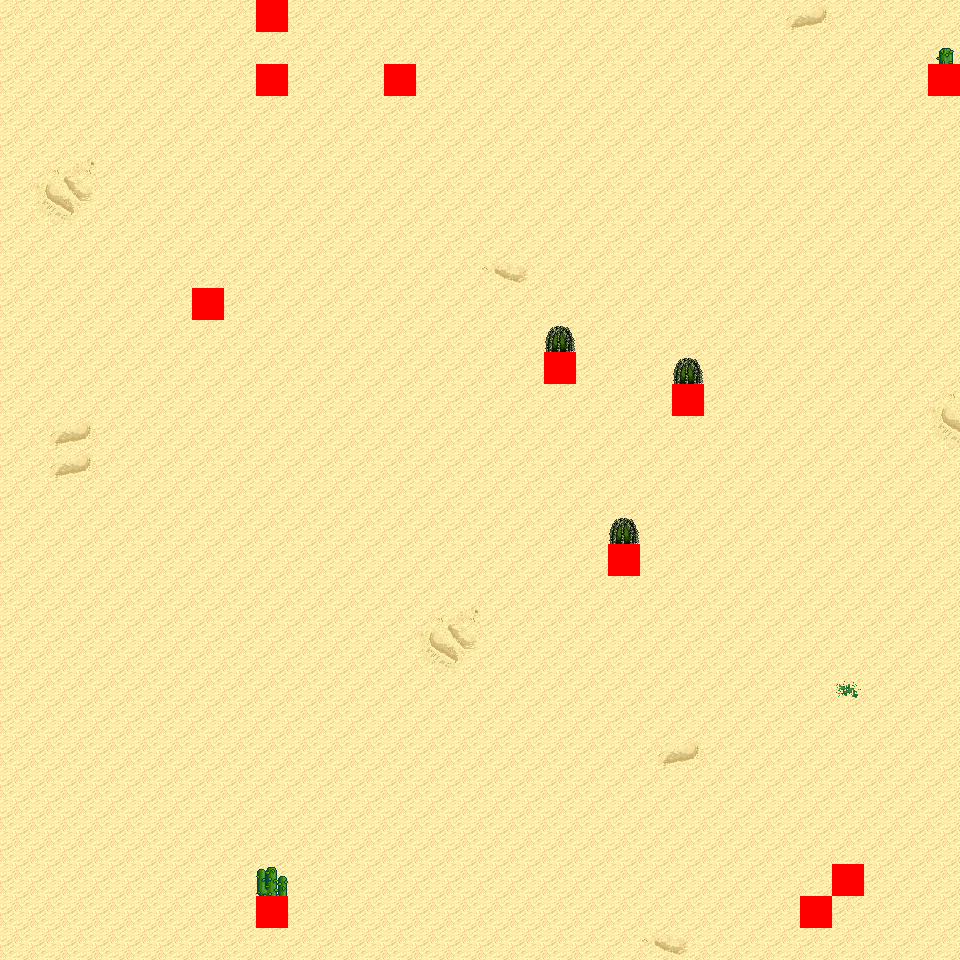

Below is a game level as drawn by its tile map, then a one-line description and the .tmx that defines it (tile-layer data replaced by summaries):
An orthogonal 30x30 tile map with 32x32 px tiles, 6 tile layers (Ground, Object, Object2, Above, ...), 12 tilesets and 6 objects (6x mapExit).

<map version="1.0" orientation="orthogonal" renderorder="right-down" width="30" height="30" tilewidth="32" tileheight="32" nextobjectid="7">
  <tileset firstgid="1" name="tileset_logic_collision" tilewidth="32" tileheight="32" tilecount="1" columns="1">
    <image source="../drawable/tileset_logic_collision.png" width="32" height="32" />
  </tileset>
  <tileset firstgid="2" name="tileset_ground_ground" tilewidth="32" tileheight="32" tilecount="33" columns="3">
    <image source="../drawable/tileset_ground_ground.png" width="96" height="352" />
  </tileset>
  <tileset firstgid="35" name="tileset_ground_ridge_earth_pale" tilewidth="32" tileheight="32" tilecount="96" columns="12">
    <image source="../drawable/tileset_ground_ridge_earth_pale.png" width="384" height="256" />
  </tileset>
  <tileset firstgid="131" name="tileset_ground_ridge_earth_dark" tilewidth="32" tileheight="32" tilecount="96" columns="12">
    <image source="../drawable/tileset_ground_ridge_earth_dark.png" width="384" height="256" />
  </tileset>
  <tileset firstgid="227" name="tileset_terrain_desert" tilewidth="32" tileheight="32" tilecount="88" columns="8">
    <image source="../drawable/tileset_terrain_desert.png" width="256" height="352" />
  </tileset>
  <tileset firstgid="315" name="tileset_plant_tree_tree_darkgreen" tilewidth="32" tileheight="32" tilecount="88" columns="8">
    <image source="../drawable/tileset_plant_tree_tree_darkgreen.png" width="256" height="352" />
  </tileset>
  <tileset firstgid="403" name="tileset_ground_rock_pebbles" tilewidth="32" tileheight="32" tilecount="3" columns="1">
    <image source="../drawable/tileset_ground_rock_pebbles.png" width="32" height="96" />
  </tileset>
  <tileset firstgid="406" name="tileset_ground_sand_2" tilewidth="32" tileheight="32" tilecount="15" columns="5">
    <image source="../drawable/tileset_ground_sand_2.png" width="160" height="96" />
  </tileset>
  <tileset firstgid="421" name="tileset_plant_cactus_2" tilewidth="32" tileheight="32" tilecount="10" columns="5">
    <image source="../drawable/tileset_plant_cactus_2.png" width="160" height="64" />
  </tileset>
  <tileset firstgid="431" name="tileset_plant_cactus" tilewidth="32" tileheight="32" tilecount="2" columns="1">
    <image source="../drawable/tileset_plant_cactus.png" width="32" height="64" />
  </tileset>
  <tileset firstgid="433" name="tileset_plant_star_shaped_plants" tilewidth="32" tileheight="32" tilecount="6" columns="2">
    <image source="../drawable/tileset_plant_star_shaped_plants.png" width="64" height="96" />
  </tileset>
  <tileset firstgid="439" name="tileset_plant_tree_evergreen" tilewidth="32" tileheight="32" tilecount="36" columns="3">
    <image source="../drawable/tileset_plant_tree_evergreen.png" width="96" height="384" />
  </tileset>
  <layer name="Ground" width="30" height="30">
    <data>[900 cells, 900 non-empty, 11 distinct tile ids]</data>
  </layer>
  <layer name="Object" width="30" height="30">
    <data>[900 cells, 10 non-empty, 4 distinct tile ids]</data>
  </layer>
  <layer name="Object2" width="30" height="30">
    <data>[900 cells, 0 non-empty, 0 distinct tile ids]</data>
  </layer>
  <layer name="Above" width="30" height="30">
    <data>[900 cells, 5 non-empty, 3 distinct tile ids]</data>
  </layer>
  <layer name="Above2" width="30" height="30">
    <data>[900 cells, 0 non-empty, 0 distinct tile ids]</data>
  </layer>
  <layer name="Walkable" width="30" height="30">
    <data>[900 cells, 11 non-empty, 1 distinct tile ids]</data>
  </layer>
  <objectgroup name="MapEvents">
    <object id="1" name="north" type="mapExit" x="0" y="0" width="256" height="32">
      <properties>
        <property name="map" value="level_0_x3_y95" />
        <property name="x" value="0" />
        <property name="y" value="28" />
      </properties>
    </object>
    <object id="2" name="north2" type="mapExit" x="288" y="0" width="672" height="32">
      <properties>
        <property name="map" value="level_0_x3_y95" />
        <property name="x" value="9" />
        <property name="y" value="28" />
      </properties>
    </object>
    <object id="3" name="south" type="mapExit" x="0" y="928" width="960" height="32">
      <properties>
        <property name="map" value="level_0_x3_y97" />
        <property name="x" value="0" />
        <property name="y" value="1" />
      </properties>
    </object>
    <object id="4" name="west" type="mapExit" x="0" y="0" width="32" height="960">
      <properties>
        <property name="map" value="level_0_x2_y96" />
        <property name="x" value="28" />
        <property name="y" value="0" />
      </properties>
    </object>
    <object id="5" name="east" type="mapExit" x="928" y="0" width="32" height="64">
      <properties>
        <property name="map" value="level_0_x4_y96" />
        <property name="x" value="1" />
        <property name="y" value="0" />
      </properties>
    </object>
    <object id="6" name="east2" type="mapExit" x="928" y="96" width="32" height="864">
      <properties>
        <property name="map" value="level_0_x4_y96" />
        <property name="x" value="1" />
        <property name="y" value="3" />
      </properties>
    </object>
  </objectgroup>
</map>
